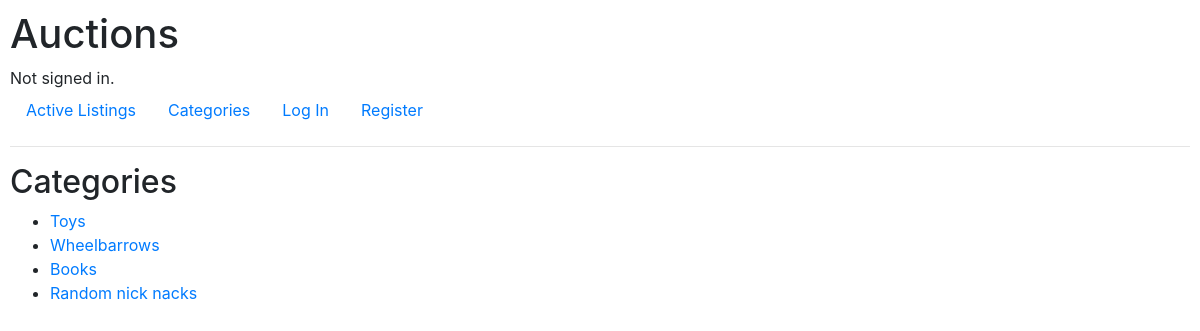
The page /categories on the database its author committed.
### auctions/models.py (models this page shows, shortened)
class Category(models.Model):
    created_at = models.DateTimeField(auto_now_add=True)
    updated_at = models.DateTimeField(auto_now=True)
    name = models.CharField(max_length=100)

### auctions/views.py (the view)
# urls.py: path("categories", views.categories, name="categories"),
def categories(request):
    categories = Category.objects.all()
    return render(request, "auctions/categories.html", {
        "categories": categories
    })

### auctions/templates/auctions/categories.html
{% extends "auctions/layout.html" %}
{% block body %}
    <h2>Categories</h2>
    <ul>
        {% for category in categories %}
            <li>
                <a class="category-link" href="/categories/{{ category.id }}">{{ category.name }}</a>
            </li>
        {% endfor %}
    </ul>
{% endblock %}

### auctions/static/auctions/styles.css (style rules this page uses)
body { padding: 10px; }

### rows shown on the page
Category: name "Toys"
Category: name "Wheelbarrows"
Category: name "Books"
Category: name "Random nick nacks"
